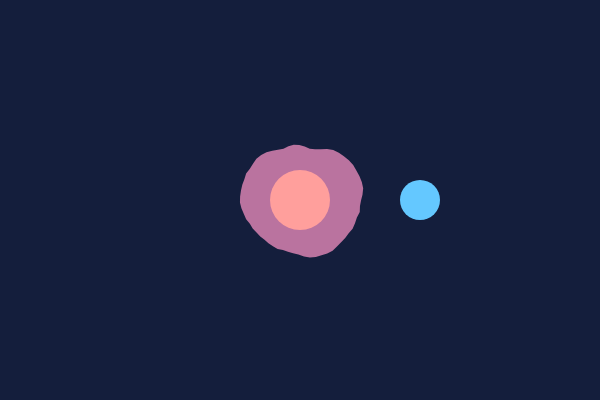
Frame 1 (no input)
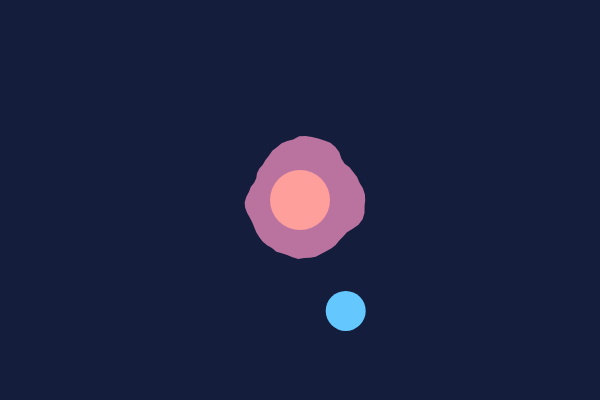
Frame 60 (no input)
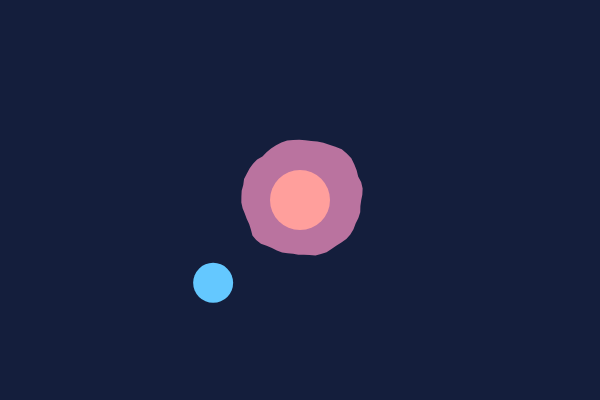
Frame 120 (the mouse pressed at the canvas centre since frame 60)

The p5.js sketch that drew these frames (run headless with seeded random() and noise() and a simulated clock; from frame 60 on, the mouse is pressed at the canvas centre):

// p5.js sketch
// ── sketch.js
let planetAngle = 0;
let blob;
let lastMoveTime = 0;
let moveInterval = 2000;

function setup() {
  createCanvas(600, 400);
  angleMode(RADIANS);
  blob = new OrganicBlob(width / 2, height / 2, 60);
}

function draw() {
  background(20, 30, 60);


  let orbitRadius = 120;
  let x = width / 2 + cos(planetAngle) * orbitRadius;
  let y = height / 2 + sin(planetAngle) * orbitRadius;
  fill(100, 200, 255);
  noStroke();
  ellipse(x, y, 40);


  fill(255, 180, 50);
  ellipse(width / 2, height / 2, 60);

  planetAngle += 0.02;


  blob.display();
  blob.update();

  if (millis() - lastMoveTime > moveInterval) {
    blob.setNewTarget();
    lastMoveTime = millis();
  }
}

class OrganicBlob {
  constructor(x, y, baseR) {
    this.pos = createVector(x, y);
    this.target = this.pos.copy();
    this.baseR = baseR;
    this.offset = random(1000);
  }

  update() {
    this.pos.lerp(this.target, 0.02);
    this.offset += 0.01;
  }

  setNewTarget() {
    this.target = createVector(random(100, width - 100), random(100, height - 100));
  }

  display() {
    noStroke();
    fill(255, 150, 200, 180);
    beginShape();
    for (let a = 0; a < TWO_PI; a += 0.1) {
      let r = this.baseR + map(noise(this.offset + cos(a), this.offset + sin(a)), 0, 1, -15, 15);
      let x = this.pos.x + r * cos(a);
      let y = this.pos.y + r * sin(a);
      vertex(x, y);
    }
    endShape(CLOSE);
  }
}

// ── my document.html
<!DOCTYPE html>
<html lang="en">
<head>
  <meta charset="UTF-8" />
  <title>Animation – Process</title>
  <style>
    body {
      font-family: "Helvetica", sans-serif;
      background-color: #f6f6f6;
      color: #333;
      margin: 0;
      padding: 0;
    }
    h1, h2 {
      text-align: center;
      margin-top: 30px;
    }
    .iteration {
      width: 80%;
      max-width: 800px;
      margin: 30px auto;
      background: white;
      border-radius: 16px;
      box-shadow: 0 2px 10px rgba(0,0,0,0.1);
      overflow: hidden;
    }
    .iteration img {
      width: 100%;
      display: block;
    }
    .caption {
      padding: 15px 20px;
      font-size: 15px;
      line-height: 1.5em;
    }
    iframe {
      display: block;
      margin: 40px auto;
      border: none;
      border-radius: 16px;
      width: 800px;
      height: 500px;
      box-shadow: 0 0 20px rgba(0,0,0,0.2);
    }
  </style>
</head>
<body>

  <h1>Complex Motion Animation</h1>
  <h2>Process Documentation</h2>

  <!-- Iteration 1 -->
  <div class="iteration">
    <img src="images/iteration1.png" alt="Iteration 1">
    <div class="caption">
      <b>Iteration 1:</b> I started with a simple circular motion using sine and cosine to test smooth periodic movement.
    </div>
  </div>

  <!-- Iteration 2 -->
  <div class="iteration">
    <img src="images/iteration2.png" alt="Iteration 2">
    <div class="caption">
      <b>Iteration 2:</b> Added a second shape that moves randomly after a fixed time interval using the <code>millis()</code> function.
    </div>
  </div>

  <!-- Iteration 3 -->
  <div class="iteration">
    <img src="images/iteration3.png" alt="Iteration 3">
    <div class="caption">
      <b>Iteration 3:</b> Introduced Perlin noise to distort the shape’s edges, creating an organic, breathing blob effect.
    </div>
  </div>

  <!-- Iteration 4 -->
  <div class="iteration">
    <img src="images/iteration4.png" alt="Iteration 4">
    <div class="caption">
      <b>Iteration 4:</b> Adjusted timing and desynchronization to make the two movements more dynamic and less predictable.
    </div>
  </div>

  <!-- Iteration 5 -->
  <div class="iteration">
    <img src="images/iteration5.png" alt="Iteration 5">
    <div class="caption">
      <b>Iteration 5:</b> Fine-tuned color palette and motion rhythm to make the animation more harmonious.
    </div>
  </div>

  <!-- Iteration 6 -->
  <div class="iteration">
    <img src="images/iteration6.png" alt="Iteration 6">
    <div class="caption">
      <b>Iteration 6:</b> Final version with smooth transitions, balanced motion rhythm, and synchronized aesthetic.
    </div>
  </div>

  <h2>Final Embedded Sketch</h2>

  <!-- 🌐 嵌入 openProcessing 或 p5.js Editor 链接 -->
  <!-- 你可以去 https://editor.p5js.org 上传你的代码后，点击 “Share → Embed” 复制代码 -->
  <!-- 示例： -->
  <iframe src="https://editor.p5js.org/your-username/embed/your-sketch-id"></iframe>

</body>
</html>
